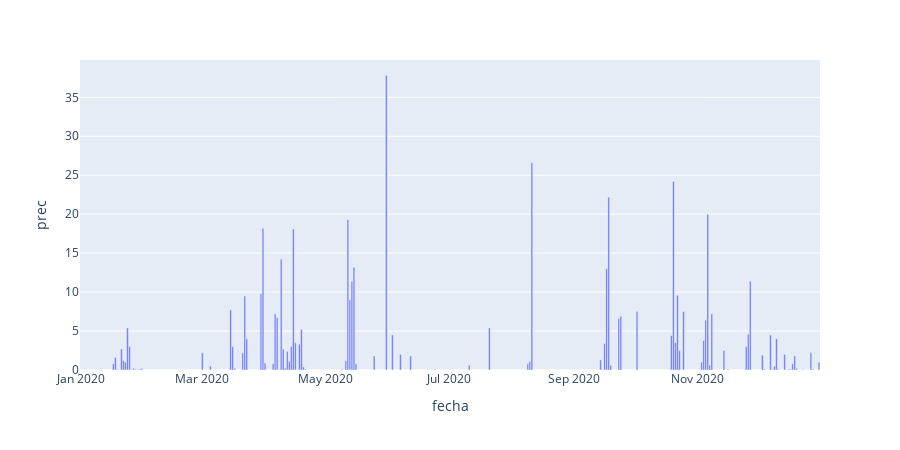

The notebook cell saved with this chart:
### Markdown cell above
# Rainfall per day barplot

### Code cell
dffinal = pd.read_csv('../new_dataframes/finaldf.csv')
dffinal = dffinal[['fecha','prec','numacc']]
acc = px.bar(dffinal, x='fecha', y='prec', height=450)
acc.show()

### Figure 1 — Plotly figure (JSON) as saved in the notebook; plotly's stock layout.template omitted (floating-point values rounded to 4 significant figures; data arrays with more than 128 entries replaced by an {"elided": "..."} marker saying what was removed)
{"data": [{"alignmentgroup": "True", "hovertemplate": "fecha=%{x}<br>prec=%{y}<extra></extra>", "legendgroup": "", "marker": {"color": "#636efa", "pattern": {"shape": ""}}, "name": "", "offsetgroup": "", "orientation": "v", "showlegend": false, "textposition": "auto", "type": "bar", "x": {"elided": "366 str values"}, "xaxis": "x", "y": {"elided": "366 float values"}, "yaxis": "y"}], "layout": {"barmode": "relative", "height": 450, "legend": {"tracegroupgap": 0}, "margin": {"t": 60}, "xaxis": {"anchor": "y", "domain": [0, 1], "title": {"text": "fecha"}}, "yaxis": {"anchor": "x", "domain": [0, 1], "title": {"text": "prec"}}}}
